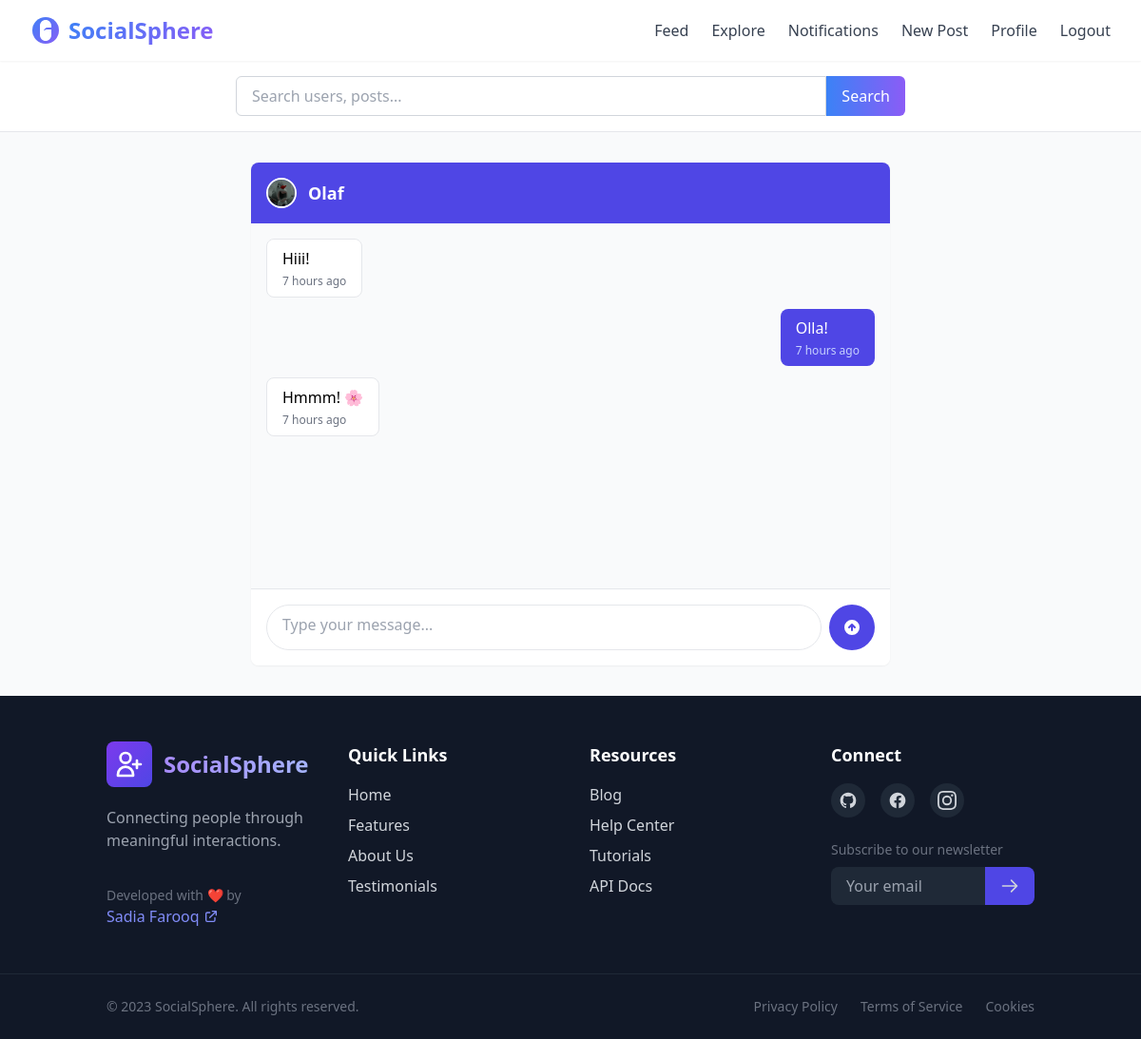
The app's page /messages/chat/13/ (signed in) with its own data.
### core/models.py (models this page shows, shortened)
class CustomUser(AbstractUser):
    email = models.EmailField(unique=True)
    bio = models.TextField(blank=True, null=True)
    profile_pic = models.ImageField(upload_to='profiles/', blank=True, null=True)
    followers = models.ManyToManyField('self', symmetrical=False, related_name='following', blank=True)
    USERNAME_FIELD = 'email'
    REQUIRED_FIELDS = ['username']

class Message(models.Model):
    sender = models.ForeignKey(CustomUser, on_delete=models.CASCADE, related_name='sent_messages')
    recipient = models.ForeignKey(CustomUser, on_delete=models.CASCADE, related_name='received_messages')
    content = models.TextField()
    timestamp = models.DateTimeField(auto_now_add=True)
    is_read = models.BooleanField(default=False)

### core/views.py (the view)
# urls.py: path('messages/chat/<int:user_id>/', conversation_view, name='conversation'),
@login_required
def conversation_view(request, user_id):
    other_user = get_object_or_404(CustomUser, id=user_id)
    messages = Message.objects.filter(
        Q(sender=request.user, recipient=other_user) |
        Q(sender=other_user, recipient=request.user)
    ).order_by('timestamp')  # oldest first for chat feel
    context = {
        'messages': messages,
        'other_user': other_user,
    }
    return render(request, 'conversation.html', context)

### core/templates/conversation.html (shortened to what this page needs)
{% extends 'base.html' %}
{% load humanize %}
{% block content %}
<div class="max-w-2xl mx-auto p-0 bg-white rounded-lg shadow-sm overflow-hidden">
  <div class="bg-indigo-600 text-white p-4 flex items-center">
    <a href="{% url 'profile' other_user.id %}" class="flex items-center hover:opacity-90">
      <img src="{{ other_user.profile_pic.url }}" class="w-8 h-8 rounded-full mr-3 border-2 border-white">
      <h2 class="text-lg font-semibold">{{ other_user.username }}</h2>
    </a>
  </div>
  <div id="chat-messages" class="h-96 p-4 space-y-3 overflow-y-auto bg-gray-50">
    {% for msg in messages %}
    <div class="flex {% if msg.sender == request.user %}justify-end{% else %}justify-start{% endif %}">
      <div class="max-w-xs lg:max-w-md px-4 py-2 rounded-lg {% if msg.sender == request.user %}bg-indigo-600 text-white{% else %}bg-white border shadow-xs{% endif %}">
        <p>{{ msg.content }}</p>
        <p class="text-xs mt-1 {% if msg.sender == request.user %}text-indigo-200{% else %}text-gray-500{% endif %}">
          {{ msg.timestamp|naturaltime }}
        </p>
      </div>
    </div>
    {% endfor %}
  </div>
  <form method="post" action="{% url 'send-message' %}" class="border-t p-4 bg-white">
    <div class="flex gap-2">
      <textarea name="content" rows="1" placeholder="Type your message..."
        class="flex-1 border rounded-full px-4 py-2 focus:outline-none focus:ring-2 focus:ring-indigo-200 resize-none"></textarea>
      <button type="submit" class="bg-indigo-600 hover:bg-indigo-700 text-white rounded-full w-12 h-12 flex items-center justify-center transition">
        <svg xmlns="http://www.w3.org/2000/svg" class="h-5 w-5" viewBox="0 0 20 20" fill="currentColor">
          <path fill-rule="evenodd" d="M10 18a8 8 0 100-16 8 8 0 000 16zm3.707-8.707l-3-3a1 1 0 00-1.414 0l-3 3a1 1 0 001.414 1.414L9 9.414V13a1 1 0 102 0V9.414l1.293 1.293a1 1 0 001.414-1.414z" clip-rule="evenodd" />
        </svg>
      </button>
    </div>
  </form>
</div>
{% endblock %}

### records on screen
CustomUser: profile_pic (picture), username "Olaf"
Message: content "Hiii!", timestamp "7 hours ago"
Message: content "Olla!", timestamp "7 hours ago"
Message: content "Hmmm! 🌸", timestamp "7 hours ago"
